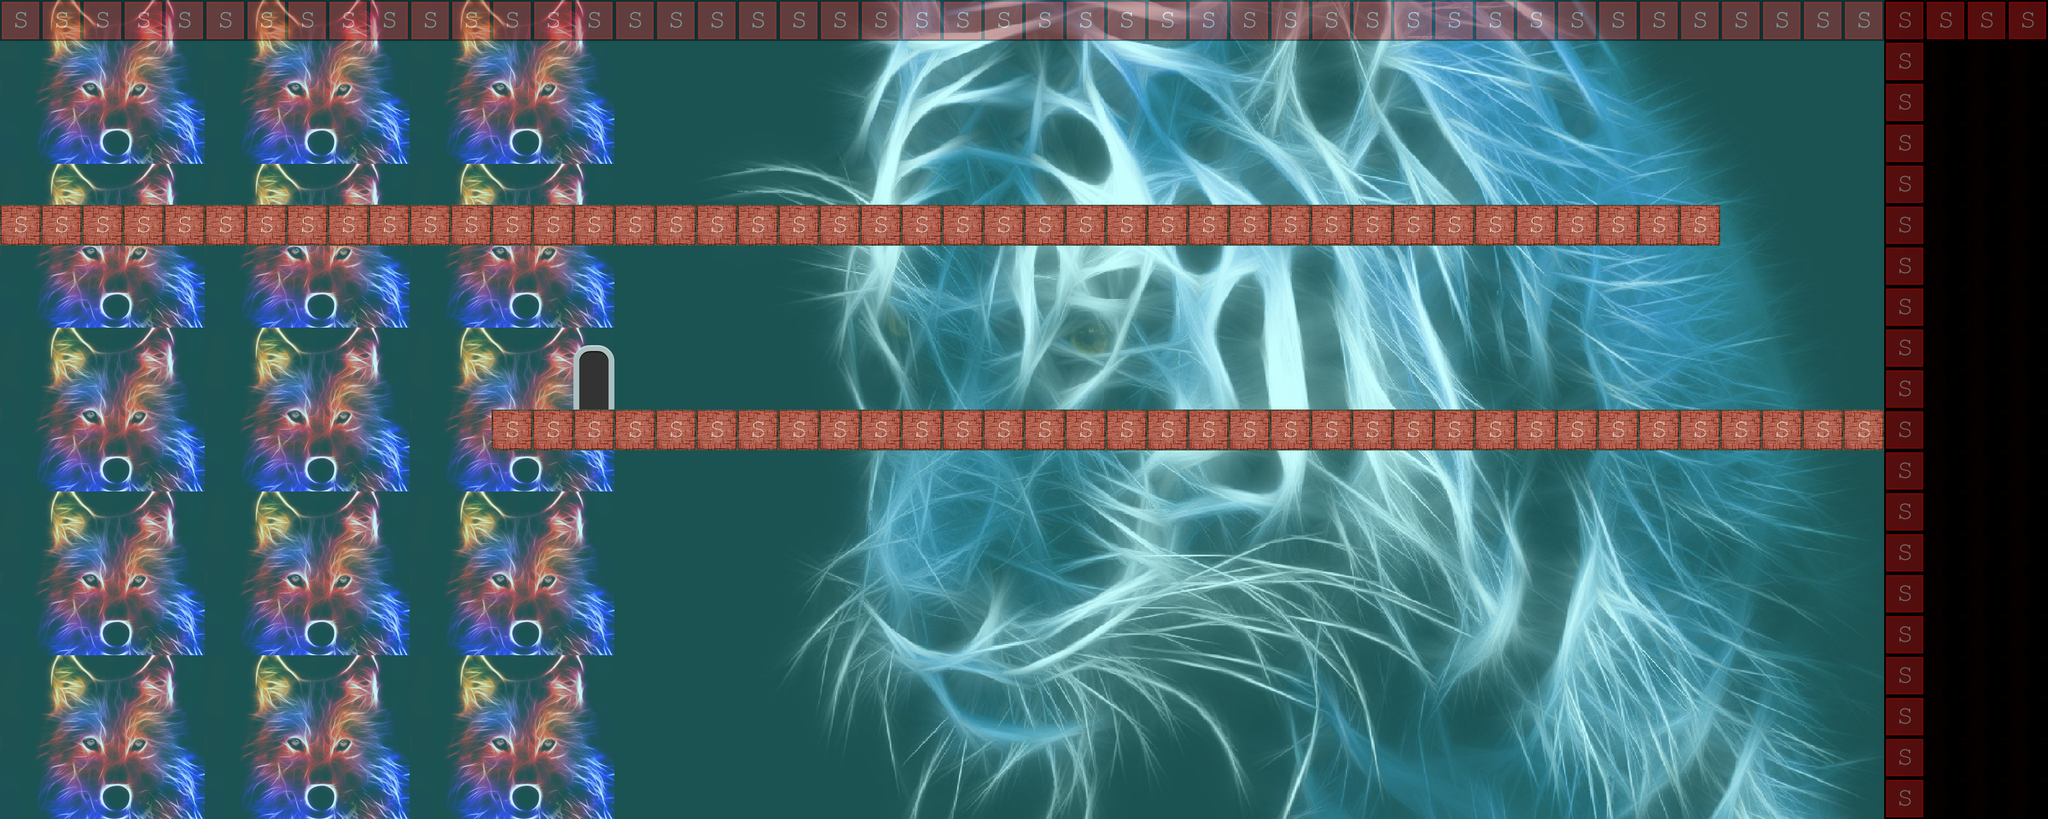

A level layout from a 2D game, rendered from its tile map. Below: a short description, then the map file with tile-grid data replaced by summaries:
An orthogonal 50x20 tile map with 70x70 px tiles, 3 tile layers (background2, background, collision), 7 tilesets and 5 objects (levelTrigger).

<map version="1.0" orientation="orthogonal" width="50" height="20" tilewidth="70" tileheight="70" backgroundcolor="#55ffff">
 <tileset firstgid="1" name="background-tiles" tilewidth="70" tileheight="70">
  <image source="../img/background-tiles.png" width="910" height="910" />
 </tileset>
 <tileset firstgid="170" name="snow" tilewidth="70" tileheight="70">
  <image source="../img/snow.png" width="70" height="70" />
 </tileset>
 <tileset firstgid="171" name="wolf" tilewidth="70" tileheight="70">
  <image source="../img/wolf.png" width="400" height="294" />
 </tileset>
 <tileset firstgid="191" name="tigger" tilewidth="70" tileheight="70">
  <image source="../img/tigger.png" width="3280" height="2164" />
 </tileset>
 <tileset firstgid="1571" name="brick" tilewidth="70" tileheight="70">
  <image source="../img/brick.png" width="70" height="70" />
 </tileset>
 <tileset firstgid="1572" name="item-spritesheet" tilewidth="70" tileheight="70">
  <image source="../img/item-spritesheet.png" width="560" height="560" />
 </tileset>
 <tileset firstgid="1636" name="meta-tiles" tilewidth="70" tileheight="70">
  <image source="../img/meta-tiles.png" width="350" height="70" />
  <tile id="4">
   <properties>
    <property name="type" value="solid" />
   </properties>
  </tile>
 </tileset>
 <layer name="background2" width="50" height="20" opacity="0.68">
  <data>[1000 cells, 920 non-empty, 640 distinct tile ids]</data>
 </layer>
 <layer name="background" width="50" height="20">
  <data>[1000 cells, 158 non-empty, 4 distinct tile ids]</data>
 </layer>
 <objectgroup name="trigger-entities" width="50" height="20">
  <object name="levelTrigger" x="980" y="560" width="70" height="140">
   <properties>
    <property name="level" value="level7" />
   </properties>
  </object>
  <object x="1960" y="1260" />
  <object x="2800" y="980" />
  <object x="2870" y="1540" />
  <object x="2100" y="560" />
 </objectgroup>
 <layer name="collision" width="50" height="20" opacity="0.42">
  <data>[1000 cells, 145 non-empty, 1 distinct tile ids]</data>
 </layer>
</map>
